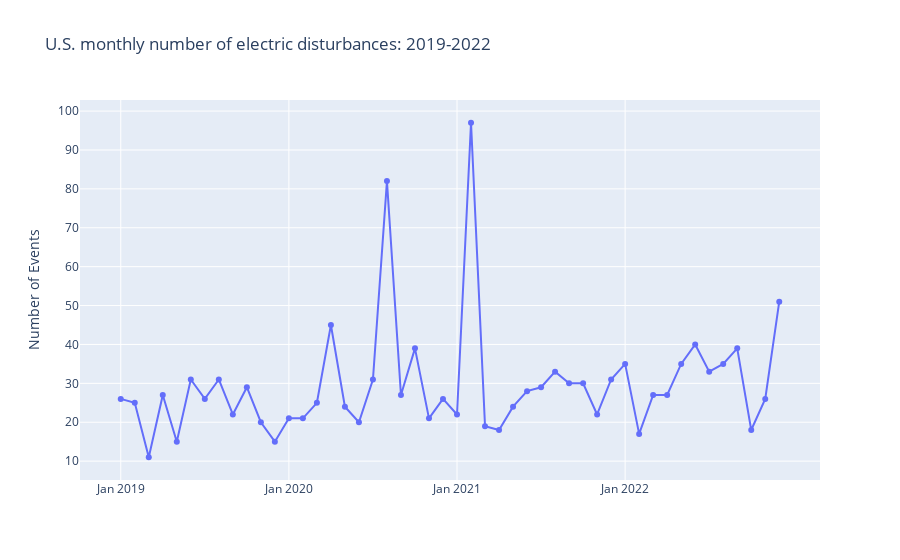

This figure's notebook cell:
### Markdown cell above
### What is the number of electric disturbances by month each year?

### Code cell
#aggregating the number of events by year and month
df_plotly = df.groupby(['Year','Month'], sort=False, as_index=False)['Area_Affected'] \
                .agg('count') \
                .rename(columns={'Area_Affected':'Number_of_Events'})

#creating a new column concatenating months and years
df_plotly['Month_Year'] = df_plotly['Month'] \
                              +' '+df_plotly['Year'].apply(str)
#ploting
fig = px.line(df_plotly, 
              x='Month_Year', 
              y='Number_of_Events',
              title='U.S. monthly number of electric disturbances: 2019-2022',
              labels={
                     'Number_of_Events': 'Number of Events ',
                     'Month_Year': ' '
                        },
              markers=True          
            )

#setting the x tick labels
fig.update_xaxes(ticktext=['Jan 2019','Jan 2020','Jan 2021','Jan 2022'],
                 tickvals=['January 2019','January 2020','January 2021','January 2022'])
fig.show()

### Figure 1 — Plotly figure (JSON) as saved in the notebook; plotly's stock layout.template omitted (floating-point values rounded to 4 significant figures)
{"data": [{"hovertemplate": " =%{x}<br>Number of Events =%{y}<extra></extra>", "legendgroup": "", "line": {"color": "#636efa", "dash": "solid"}, "marker": {"symbol": "circle"}, "mode": "lines+markers", "name": "", "orientation": "v", "showlegend": false, "type": "scatter", "x": ["January 2019", "February 2019", "March 2019", "April 2019", "May 2019", "June 2019", "July 2019", "August 2019", "September 2019", "October 2019", "November 2019", "December 2019", "January 2020", "February 2020", "March 2020", "April 2020", "May 2020", "June 2020", "July 2020", "August 2020", "September 2020", "October 2020", "November 2020", "December 2020", "January 2021", "February 2021", "March 2021", "April 2021", "May 2021", "June 2021", "July 2021", "August 2021", "September 2021", "October 2021", "November 2021", "December 2021", "January 2022", "February 2022", "March 2022", "April 2022", "May 2022", "June 2022", "July 2022", "August 2022", "September 2022", "October 2022", "November 2022", "December 2022"], "xaxis": "x", "y": [26, 25, 11, 27, 15, 31, 26, 31, 22, 29, 20, 15, 21, 21, 25, 45, 24, 20, 31, 82, 27, 39, 21, 26, 22, 97, 19, 18, 24, 28, 29, 33, 30, 30, 22, 31, 35, 17, 27, 27, 35, 40, 33, 35, 39, 18, 26, 51], "yaxis": "y"}], "layout": {"legend": {"tracegroupgap": 0}, "title": {"text": "U.S. monthly number of electric disturbances: 2019-2022"}, "xaxis": {"anchor": "y", "domain": [0, 1], "ticktext": ["Jan 2019", "Jan 2020", "Jan 2021", "Jan 2022"], "tickvals": ["January 2019", "January 2020", "January 2021", "January 2022"], "title": {"text": " "}}, "yaxis": {"anchor": "x", "domain": [0, 1], "title": {"text": "Number of Events "}}}}
